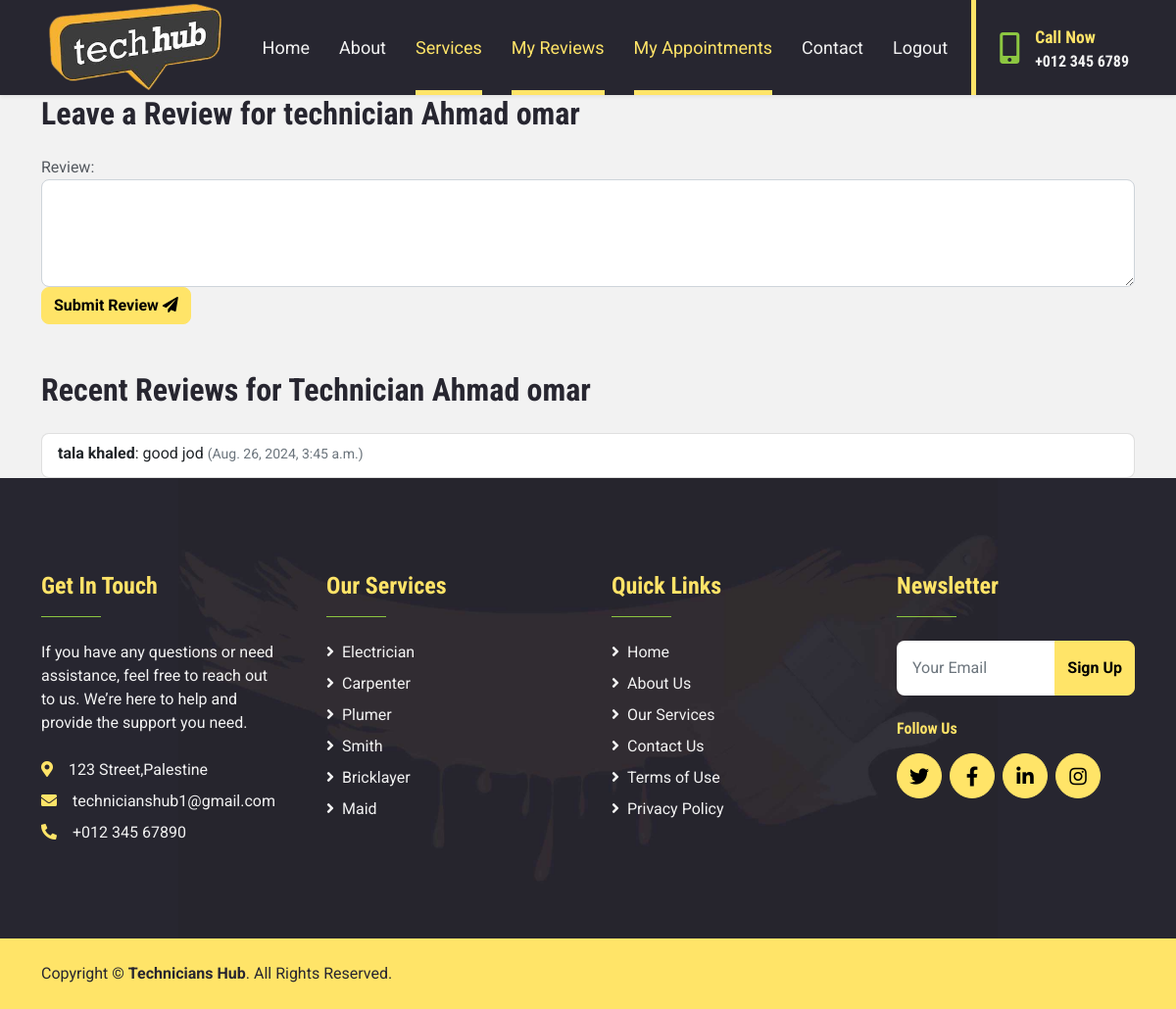
Page /review_form/1/ (signed in) on the earlier database version.
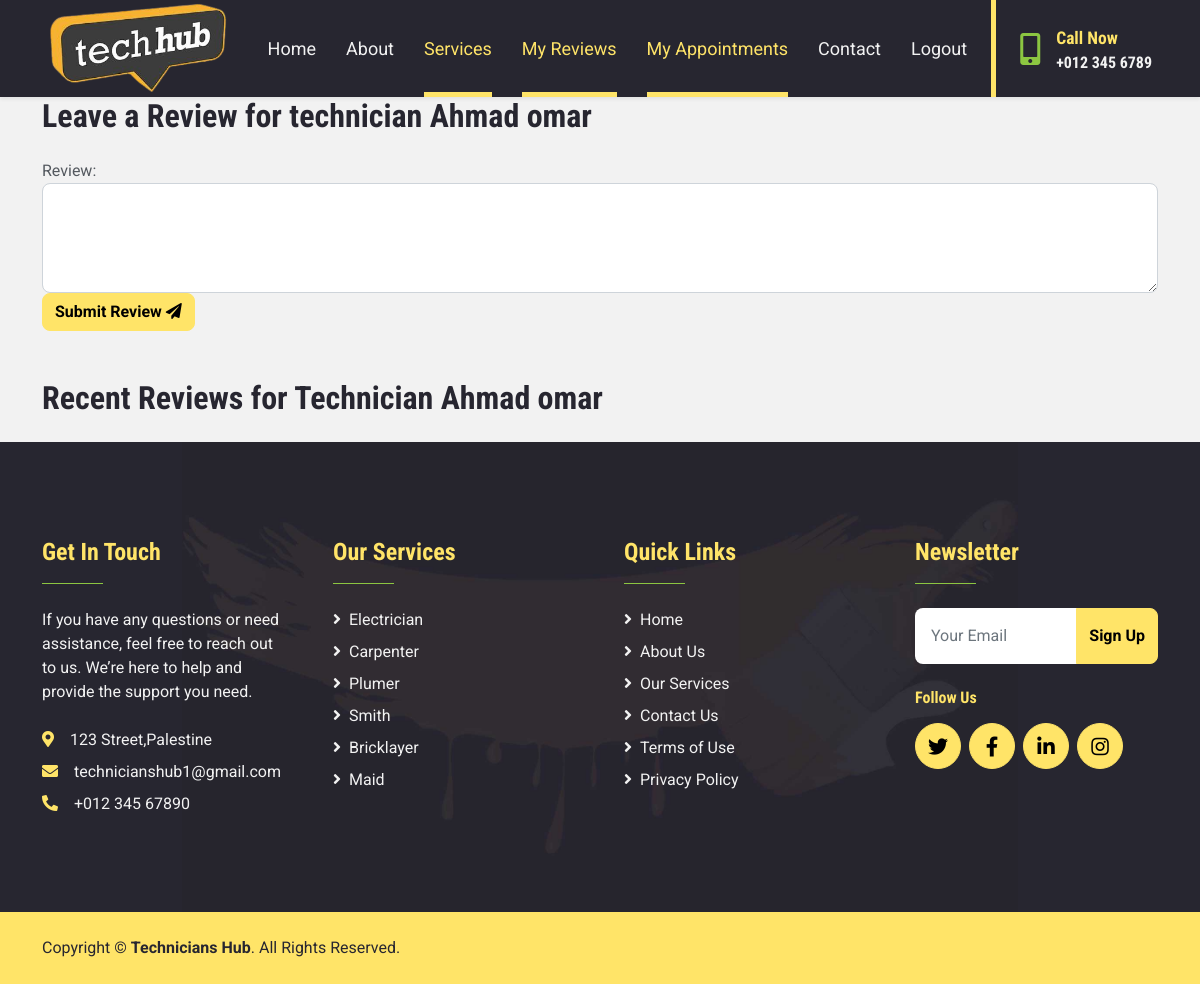
Same page on the later database version.
### Technicians_app/models.py (models this page shows, shortened)
class Review(models.Model):
    technician = models.ForeignKey(Technician, related_name= "technician_reviews",  on_delete=models.CASCADE, default=1)
    user = models.ForeignKey(User, related_name= "user_reviews", on_delete=models.CASCADE, default=1)
    content = models.TextField()
    created_at = models.DateTimeField(auto_now_add=True)
    updated_at = models.DateTimeField(auto_now=True)

class User(models.Model):
    first_name = models.CharField(max_length=45)
    last_name = models.CharField(max_length=45)
    email = models.CharField(max_length=45)
    password = models.CharField(max_length=100)
    phone_number = models.CharField(max_length=25)
    date_of_birth = models.DateField()
    created_at = models.DateField(auto_now_add=True)
    updated_at = models.DateField(auto_now=True)
    objects = UserManager()

### Technicians_app/views.py (the view)
# urls.py: path('review_form/<int:technician_id>/', views.review_form, name='review_form'),
def review_form(request, technician_id):
    if 'id' not in request.session:
        return redirect('login')
    user_id = request.session['id']
    user = models.get_user(user_id)
    technician = models.get_technician(technician_id)
    return render(request, 'review_form.html', {'user': user, 'technician_id': technician_id, 'technician': technician})

### Technicians_app/models.py (called while the page is built)
def get_technician(technician_id):
    return Technician.objects.get(id=technician_id)

def get_user(user_id):
    user = User.objects.get(id=user_id)
    return user

### Technicians_app/templates/review_form.html (shortened to what the changed rows need)
<!DOCTYPE html>
<html lang="en">
<head>
    {% load static%}
    <link href="https://cdnjs.cloudflare.com/ajax/libs/font-awesome/5.15.0/css/all.min.css" rel="stylesheet">
    <link href="https://cdn.jsdelivr.net/npm/bootstrap-icons@1.4.1/font/bootstrap-icons.css" rel="stylesheet">
    <link href="lib/owlcarousel/assets/owl.carousel.min.css" rel="stylesheet">
    <link href="{% static 'css/bootstrap.min.css'%}" rel="stylesheet">
    <link href="{% static 'css/services.css'%}" rel="stylesheet">
</head>
<body class="bg-light">
    <div class="container">
        <h2 class="mb-4">Leave a Review for technician {{ technician.first_name }} {{ technician.last_name }}</h2>
    </div>
    <section class="container mt-5">
        <h2 class="mb-4">Recent Reviews for Technician {{ technician.first_name }} {{ technician.last_name }}</h2>
        <ul class="list-group">
            {% for review in technician.technician_reviews.all %}
            <li class="list-group-item">
                <p class="mb-1"><strong>{{ review.user.first_name }} {{ review.user.last_name }}</strong>: {{ review.content }} <small class="text-muted">({{ review.updated_at }})</small></p>
            </li>
            {% endfor %}
        </ul>
    </section>
</body>
</html>

Differences in the rows shown:
removed Review: user.first_name "tala", user.last_name "khaled", content "good jod", updated_at "Aug. 26, 2024, 3:45 a.m."
